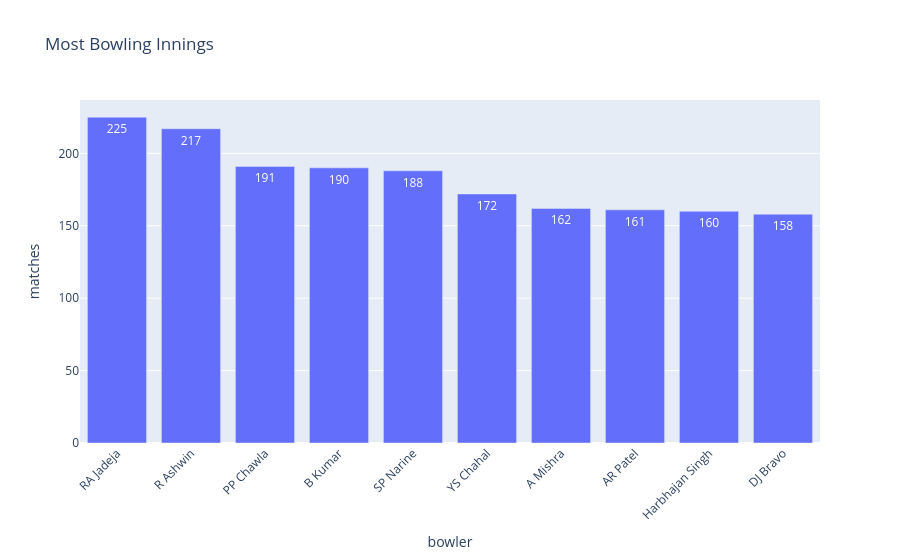

Notebook source saved alongside this figure:
### Code cell
top_bowlers = bowler["bowler"].value_counts().head(10).reset_index()
top_bowlers.columns = ["bowler", "matches"]

fig = px.bar(
    top_bowlers,
    x="bowler",
    y="matches",
    title="Most Bowling Innings",
    text="matches"
)
fig.update_xaxes(tickangle=315)

fig.show()

### Figure 1 — Plotly figure (JSON) as saved in the notebook; plotly's stock layout.template omitted (floating-point values rounded to 4 significant figures)
{"data": [{"hovertemplate": "bowler=%{x}<br>matches=%{text}<extra></extra>", "legendgroup": "", "marker": {"color": "#636efa", "pattern": {"shape": ""}}, "name": "", "orientation": "v", "showlegend": false, "text": [225.0, 217.0, 191.0, 190.0, 188.0, 172.0, 162.0, 161.0, 160.0, 158.0], "textposition": "auto", "type": "bar", "x": ["RA Jadeja", "R Ashwin", "PP Chawla", "B Kumar", "SP Narine", "YS Chahal", "A Mishra", "AR Patel", "Harbhajan Singh", "DJ Bravo"], "xaxis": "x", "y": [225, 217, 191, 190, 188, 172, 162, 161, 160, 158], "yaxis": "y"}], "layout": {"barmode": "relative", "legend": {"tracegroupgap": 0}, "title": {"text": "Most Bowling Innings"}, "xaxis": {"anchor": "y", "domain": [0, 1], "tickangle": -45, "title": {"text": "bowler"}}, "yaxis": {"anchor": "x", "domain": [0, 1], "title": {"text": "matches"}}}}
